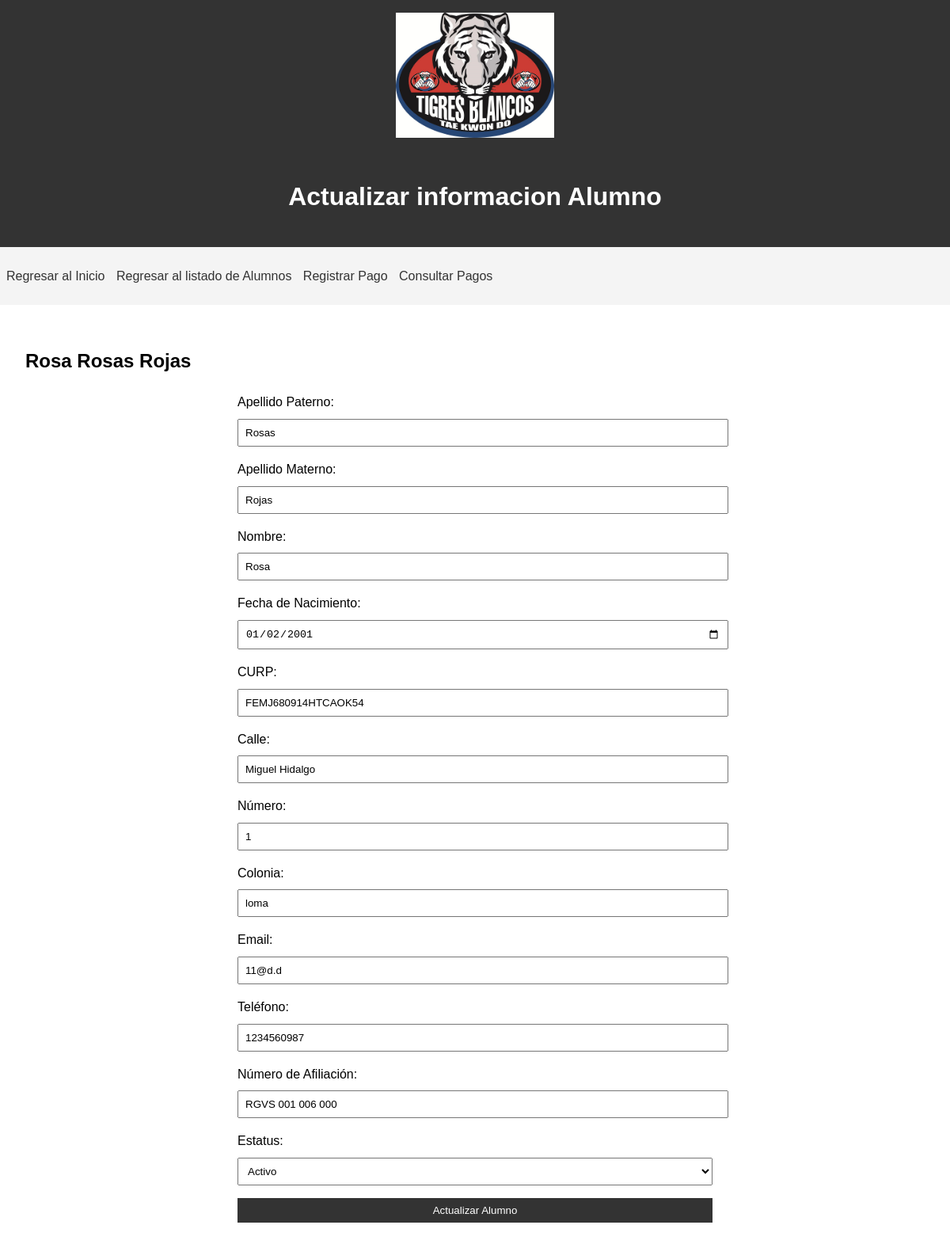
Screenshot of /alumno/3 with the database file from the repository.
### app.py (models this page shows)
class Alumno(Base):
    __tablename__ = 'alumnos'
    id = Column(Integer, primary_key=True)
    apaterno = Column(String(50), nullable=False)
    apmaterno = Column(String(50), nullable=False)
    nombre = Column(String(50), nullable=False)
    fbday = Column(Date, nullable=False)
    curp = Column(String(18), unique=True, nullable=False)
    calle = Column(String(100), nullable=True)
    numero = Column(String(10), nullable=False)
    colonia = Column(String(100), nullable=False)
    email = Column(String(100), nullable=False)
    telefono = Column(String(15), nullable=False)
    numafiliacion = Column(String(20), unique=True, nullable=True)
    estatus = Column(String(10), nullable=False)
    pagos = relationship("Pago", back_populates="alumno")

### app.py (the view, shortened to what this page needs)
@app.route('/alumno/<int:id>', methods=['GET', 'POST'])
def detalle_alumno(id):
    session = Session()
    try:
        alumno = session.query(Alumno).get(id)
        return render_template('detalle_alumno.html', alumno=alumno)
    except Exception as e:
        session.rollback()
        return jsonify({"success": False, "message": f"Error: {str(e)}"})
    finally:
        session.close()

### templates/detalle_alumno.html (shortened to what this page needs)
<!DOCTYPE html>
<html lang="es">
<head>
    <link rel="stylesheet" href="{{ url_for('static', filename='css/styles.css') }}">
</head>
<body>
    <header>
        <img src="{{ url_for('static', filename='img/logo.png') }}" alt="Logotipo de la escuela" class="logo" width = "800" height="340">
        <h1>Actualizar informacion Alumno</h1>
    </header>
    <nav>
        <ul>
            <li><a href="{{ url_for('index') }}">Regresar al Inicio</a></li>
            <li><a href="{{ url_for('lista_alumnos') }}">Regresar al listado de Alumnos</a></li>
            <li><a href="{{ url_for('pago', alumno_id=alumno.id) }}">Registrar Pago</a></li>
            <li><a href="{{ url_for('pagos', alumno_id=alumno.id) }}">Consultar Pagos</a></li>
        </ul>
    </nav>
    <main>
        <h2>{{ alumno.nombre }} {{ alumno.apaterno }} {{ alumno.apmaterno }}</h2>
        <form id="editar-form">
            <label for="apaterno">Apellido Paterno:</label>
            <input type="text" id="apaterno" name="apaterno" value="{{ alumno.apaterno }}" maxlength="50" placeholder = "Apellido Paterno" required>
            <label for="apmaterno">Apellido Materno:</label>
            <input type="text" id="apmaterno" name="apmaterno" value="{{ alumno.apmaterno }}" maxlength="50" placeholder = "Apellido Materno" required>
            <label for="nombre">Nombre:</label>
            <input type="text" id="nombre" name="nombre" value="{{ alumno.nombre }}" maxlength="30" placeholder = "Nombre del Alumno" required>
            <label for="fbday">Fecha de Nacimiento:</label>
            <input type="date" id="fbday" name="fbday" value="{{ alumno.fbday }}" placeholder = "Fecha de Nacimiento" required>
            <label for="curp">CURP:</label>
            <input type="text" id="curp" name="curp" value="{{ alumno.curp }}" maxlength="18" placeholder="CURP" required pattern="^[A-Z]{4}[0-9]{6}[HM][A-Z]{5}[0-9A-Z]{2}$">
            <label for="calle">Calle:</label>
            <input type="text" id="calle" name="calle" value="{{ alumno.calle }}" placeholder="Calle del domicilio" required>
            <label for="numero">Número:</label>
            <input type="text" id="numero" name="numero" value="{{ alumno.numero }}" maxlength="4" placeholder = "Número de la casa" required>
            <label for="colonia">Colonia:</label>
            <input type="text" id="colonia" name="colonia" value="{{ alumno.colonia }}" placeholder="Colonia del domicilio" required>
            <label for="email">Email:</label>
            <input type="email" id="email" name="email" value="{{ alumno.email }}" placeholder="Correo Electrónico" required>
            <label for="telefono">Teléfono:</label>
            <input type="tel" id="telefono" name="telefono" value="{{ alumno.telefono }}" maxlength="10" placeholder="Número Telefónico"  required pattern="[0-9]{10}">
            <label for="numafiliacion">Número de Afiliación:</label>
            <input type="text" id="numafiliacion" name="numafiliacion" value="{{ alumno.numafiliacion }}" maxlength="16" placeholder = "Número Afiliación Alumno" required>
            <label for="estatus">Estatus:</label>
            <select id="estatus" name="estatus" required>
                <option value="activo" {% if alumno.estatus == 'activo' %}selected{% endif %}>Activo</option>
            </select>
            <button type="submit">Actualizar Alumno</button>
        </form>
        </main>
</body>
</html>

### static/css/styles.css (style rules this page uses)
body { font-family: Arial, sans-serif; line-height: 1.6; margin: 0; padding: 0; }
header { background-color: #333; color: #fff; text-align: center; padding: 1rem; }
.logo { max-width: 100%; height: auto; object-fit: cover; object-position: bottom; }
nav { background-color: #f4f4f4; padding: 0.5rem; }
nav ul { list-style-type: none; padding: 0; }
nav ul li { display: inline; margin-right: 10px; }
nav ul li a { text-decoration: none; color: #333; }
main { padding: 2rem; }
form { max-width: 600px; margin: 0 auto; }
label { display: block; margin-top: 1rem; }
input, select { width: 100%; padding: 0.5rem; margin-top: 0.5rem; }
button { display: block; width: 100%; padding: 0.5rem; background-color: #333; color: #fff; border: none; cursor: pointer; margin-top: 1rem; }
.logo { max-width: 200px; margin-bottom: 20px; }

### rows the page displays
Alumno: nombre "Rosa", apaterno "Rosas", apmaterno "Rojas", fbday "01/02/2001", curp "FEMJ680914HTCAOK54", calle "Miguel Hidalgo", numero "1", colonia "loma", email "11@d.d", telefono "1234560987", numafiliacion "RGVS 001 006 000", estatus "Activo"
